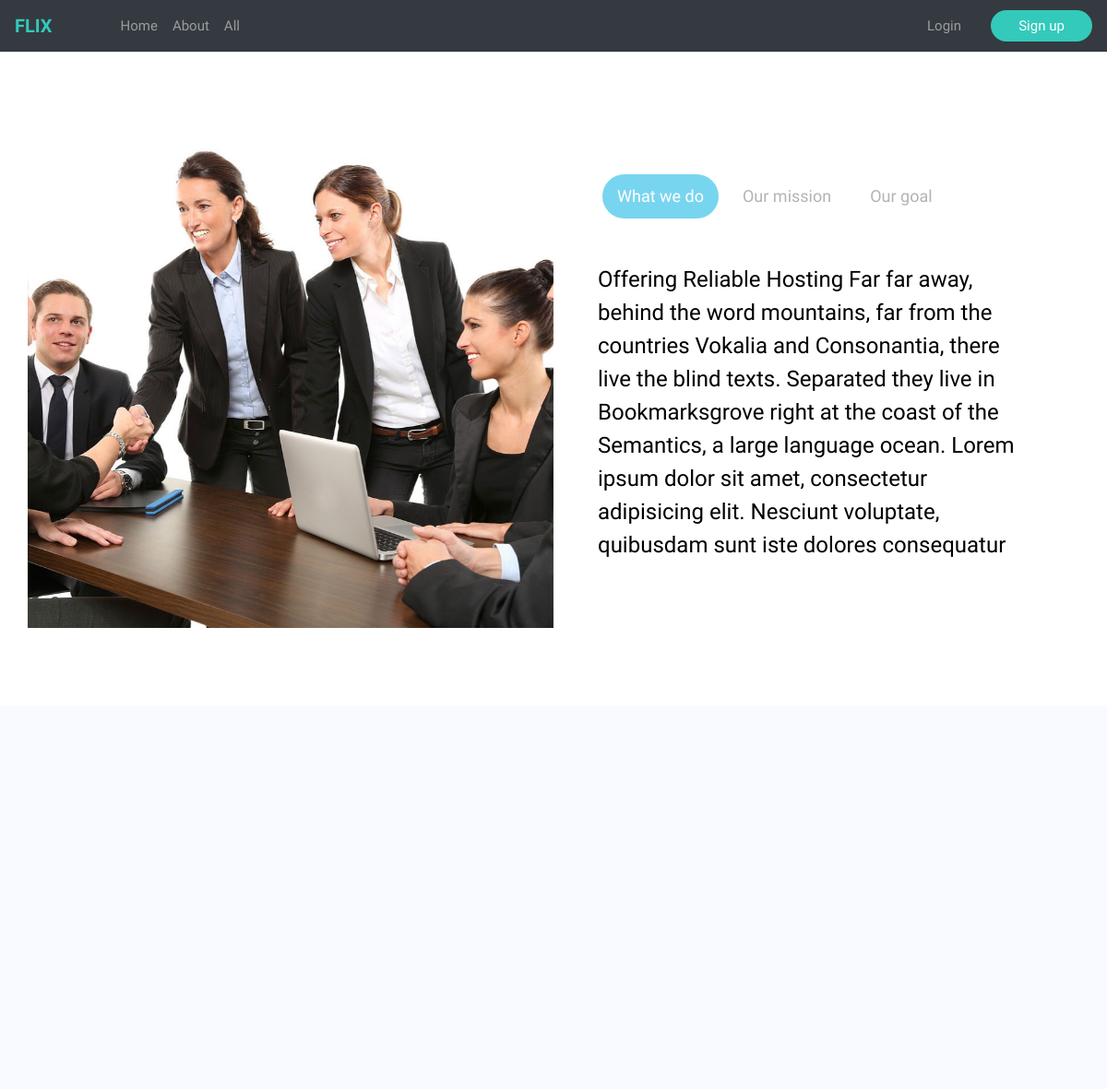
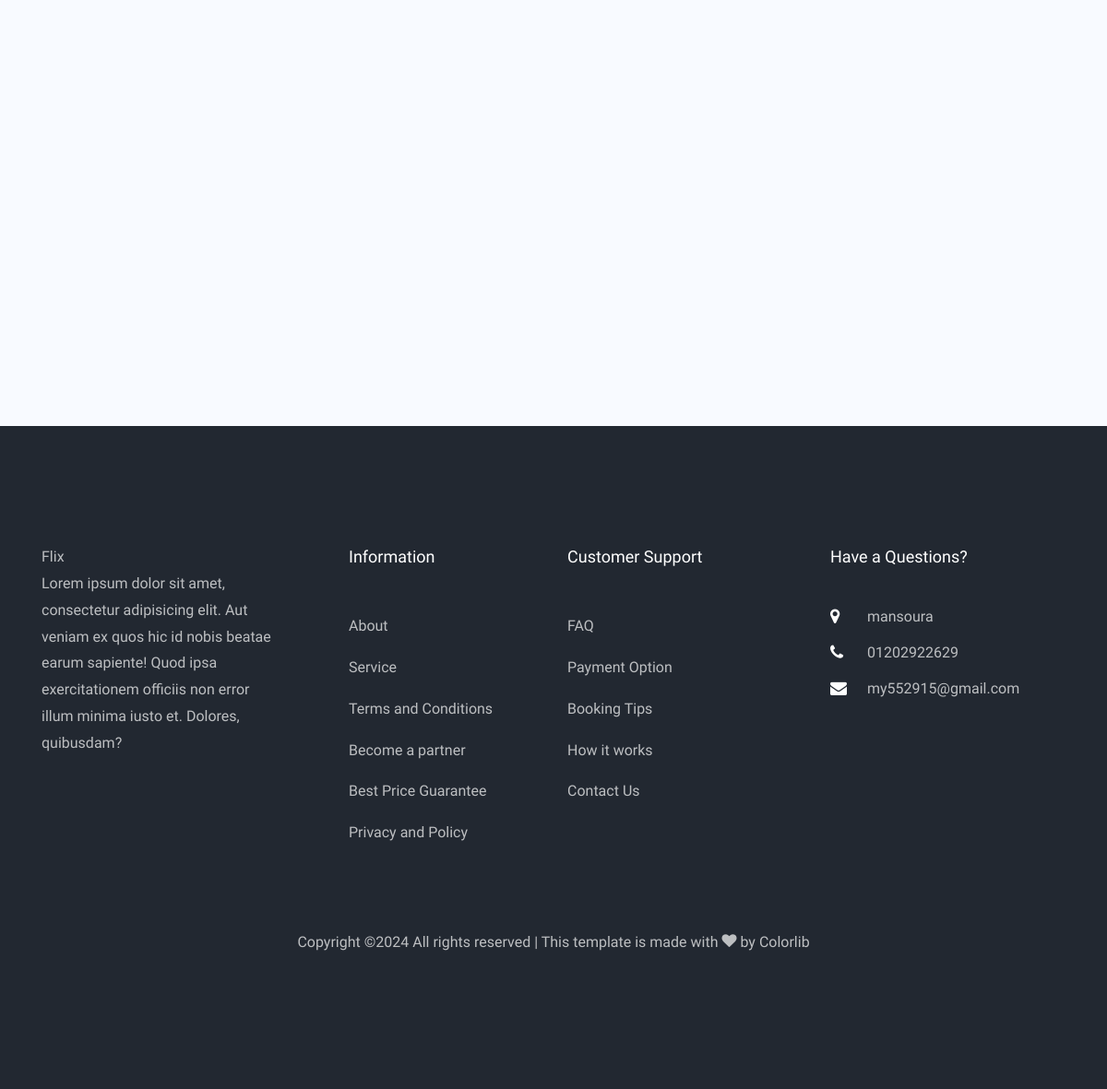
The page /about/ on the database its author committed (2 pictures, top to bottom).
### about/models.py (models this page shows, shortened)
class About(models.Model):
    what_we_do = models.TextField( max_length=5000)
    our_mission = models.TextField(max_length=5000)
    our_gaols = models.TextField(max_length=5000)
    image = models.ImageField( upload_to='about/')

### settings/models.py (models this page shows, shortened)
class Settings(models.Model):
    site_name = models.CharField( max_length=50)
    logo = models.ImageField( upload_to='setting/')
    phone = models.CharField( max_length=30)
    email = models.EmailField( max_length=254)
    description = models.TextField(max_length=1000)
    fb_link = models.URLField( max_length=200)
    twitter_link = models.URLField( max_length=200)
    instagram_link = models.URLField( max_length=200)
    address = models.CharField( max_length=50)

### about/views.py (the view)
# urls.py: path('' , AboutView.as_view() , name='about')
class AboutView(ListView):
    model = FAQ
    def get_context_data(self, **kwargs):
        context = super().get_context_data(**kwargs)
        context["about"] = About.objects.last()
        return context

### about/models.py (called while the page is built)
    def __str__(self):
        return self.title

### about/templates/about/faq_list.html (shortened to what this page needs)
{% extends 'base.html' %}
{% load static %}
{% block body %}
<section class="ftco-section">
    <div class="container">
        <div class="row d-md-flex">
            <div class="col-md-6 ftco-animate img about-image" style="background-image: url({{about.image.url}});">
            </div>
            <div class="col-md-6 ftco-animate p-md-5">
                <div class="row">
                    <div class="col-md-12 nav-link-wrap mb-5">
                        <div class="nav ftco-animate nav-pills" id="v-pills-tab" role="tablist"
                            aria-orientation="vertical">
                            <a class="nav-link active" id="v-pills-whatwedo-tab" data-toggle="pill"
                                href="#v-pills-whatwedo" role="tab" aria-controls="v-pills-whatwedo"
                                aria-selected="true">What we do</a>
                            <a class="nav-link" id="v-pills-mission-tab" data-toggle="pill" href="#v-pills-mission"
                                role="tab" aria-controls="v-pills-mission" aria-selected="false">Our mission</a>
                            <a class="nav-link" id="v-pills-goal-tab" data-toggle="pill" href="#v-pills-goal" role="tab"
                                aria-controls="v-pills-goal" aria-selected="false">Our goal</a>
                        </div>
                    </div>
                    <div class="col-md-12 d-flex align-items-center">
                        <div class="tab-content ftco-animate" id="v-pills-tabContent">
                            <div class="tab-pane fade show active" id="v-pills-whatwedo" role="tabpanel"
                                aria-labelledby="v-pills-whatwedo-tab">
                                <div>
                                    <h2 class="mb-4">{{about.what_we_do|safe}}</h2>
                                </div>
                            </div>
                        </div>
                    </div>
                </div>
            </div>
        </div>
    </div>
</section>
<section class="ftco-section bg-light">
    <div class="container">
        <div class="row justify-content-start mb-5 pb-3">
        </div>
        <div class="row">
        </div>
    </div>
</section>
{% endblock body %}

### templates/base.html (shortened to what this page needs)
{% load static %}
{% load i18n %}
<!DOCTYPE html>
<html lang="en">
<head>
  <link rel="stylesheet" href="{% static 'https://stackpath.bootstrapcdn.com/bootstrap/4.5.0/css/bootstrap.min.css' %}">
  <link rel="stylesheet"
    href="{% static 'https://maxcdn.bootstrapcdn.com/font-awesome/4.7.0/css/font-awesome.min.css' %}">
  <link rel="stylesheet" href="{% static 'css/open-iconic-bootstrap.min.css'%}">
  <link rel="stylesheet" href="{% static 'css/animate.css'%}">
  <link rel="stylesheet" href="{% static 'css/owl.carousel.min.css'%}">
  <link rel="stylesheet" href="{% static 'css/owl.theme.default.min.css'%}">
  <link rel="stylesheet" href="{% static 'css/magnific-popup.css'%}">
  <link rel="stylesheet" href="{% static 'css/aos.css'%}">
  <link rel="stylesheet" href="{% static 'css/ionicons.min.css'%}">
  <link rel="stylesheet" href="{% static 'css/bootstrap-datepicker.css'%}">
  <link rel="stylesheet" href="{% static 'css/jquery.timepicker.css'%}">
  <link rel="stylesheet" href="{% static 'css/flaticon.css'%}">
  <link rel="stylesheet" href="{% static 'css/icomoon.css'%}">
  <link rel="stylesheet" href="{% static 'css/style.css'%}">
</head>
<body>
  <nav class="navbar navbar-expand-lg navbar-dark bg-dark">
    <a href="/" class="navbar-brand"><b>FLIX</b></a>
    <div id="navbarCollapse" class="collapse navbar-collapse justify-content-start">
      <div class="navbar-nav">
        <a href="/" class="nav-item nav-link">Home</a>
        <a href="{% url 'about:about' %}" class="nav-item nav-link">About</a>
        <a href="{% url 'all:all_list' %}" class="nav-item nav-link ">All</a>
      </div>
      {% if request.user.is_authenticated %}
      <div class="navbar-nav ml-auto action-buttons">
        <div class="nav-item dropdown">
          <a href="{% url 'accounts:profile' %}" class="nav-link dropdown-toggle mr-4">Profile</a>
        </div>
      </div>
      <div class="nav-item dropdown">
        <a href="{% url 'logout' %}" class="btn btn-primary  sign-up-btn">Logout</a>
      </div>
      {% else %}
      <div class="navbar-nav ml-auto action-buttons">
        <div class="nav-item dropdown">
          <a href="{% url 'login' %}" class="nav-link dropdown-toggle mr-4">Login</a>
        </div>
      </div>
      <div class="nav-item dropdown">
        <a href="{% url 'accounts:signup' %}" class="btn btn-primary  sign-up-btn">Sign up</a>
      </div>
      {% endif %}
    </div>
  </nav>
  {% block body %}
  {% endblock body %}
  <footer class="ftco-footer ftco-bg-dark ftco-section">
    <div class="container">
      <div class="row mb-5">
        <div class="col-md">
          <div class="ftco-footer-widget mb-4">
            <a href="/" class="logo">
              Fl<span class="main-color">i</span>x
            </a>
            <p>{{myfooter.description}}</p>
            <ul class="ftco-footer-social list-unstyled float-md-left float-lft mt-5">
            </ul>
          </div>
        </div>
        <div class="col-md">
          <div class="ftco-footer-widget mb-4 ml-md-5">
            <h2 class="ftco-heading-2">Information</h2>
            <ul class="list-unstyled">
              <li><a href="{% url 'about:about' %}" class="py-2 d-block">About</a></li>
              <li><a href="#" class="py-2 d-block">Service</a></li>
              <li><a href="#" class="py-2 d-block">Terms and Conditions</a></li>
              <li><a href="#" class="py-2 d-block">Become a partner</a></li>
              <li><a href="#" class="py-2 d-block">Best Price Guarantee</a></li>
              <li><a href="#" class="py-2 d-block">Privacy and Policy</a></li>
            </ul>
          </div>
        </div>
        <div class="col-md">
          <div class="ftco-footer-widget mb-4">
            <h2 class="ftco-heading-2">Customer Support</h2>
            <ul class="list-unstyled">
              <li><a href="{% url 'about:about' %}" class="py-2 d-block">FAQ</a></li>
              <li><a href="#" class="py-2 d-block">Payment Option</a></li>
              <li><a href="#" class="py-2 d-block">Booking Tips</a></li>
              <li><a href="#" class="py-2 d-block">How it works</a></li>
              <li><a href="#" class="py-2 d-block">Contact Us</a></li>
            </ul>
          </div>
        </div>
        <div class="col-md">
          <div class="ftco-footer-widget mb-4">
            <h2 class="ftco-heading-2">Have a Questions?</h2>
            <div class="block-23 mb-3">
              <ul>
                <li><span class="icon icon-map-marker"></span><span class="text">{{myfooter.address}}</span></li>
                <li><span class="icon icon-phone"></span><span class="text">{{myfooter.phone}}</span></a>
                </li>
                <li><span class="icon icon-envelope"></span><span class="text">{{myfooter.email}}</span></a>
                </li>
              </ul>
            </div>
          </div>
        </div>
      </div>
      <div class="row">
        <div class="col-md-12 text-center">
          <p>
            Copyright &copy; All rights reserved | This template is made with <i class="icon-heart" aria-hidden="true"></i> by
            <a href="https://colorlib.com" target="_blank">Colorlib</a>
          </p>
        </div>
      </div>
    </div>
  </footer>
</body>
</html>

### static/css/icomoon.css (style rules this page uses)
[class^="icon-"], [class*=" icon-"] { font-family: 'icomoon' !important; speak: none; font-style: normal; font-weight: normal; font-variant: normal; text-transform: none; line-height: 1; -webkit-font-smoothing: antialiased; -moz-osx-font-smoothing: grayscale; }
.icon-heart:before { content: "\f004"; }
.icon-map-marker:before { content: "\f041"; }
.icon-phone:before { content: "\f095"; }
.icon-envelope:before { content: "\f0e0"; }

### templates/base.html (style rules this page uses)
body { font-family: 'Varela Round', sans-serif; }
.navbar { background: #fff; padding-left: 16px; padding-right: 16px; border-bottom: 1px solid #dfe3e8; border-radius: 0; }
.navbar .navbar-brand { padding-left: 0; font-size: 20px; padding-right: 50px; }
.navbar .navbar-brand b { color: #33cabb; }
.navbar a { color: #888; font-size: 15px; }
.navbar .sign-up-btn { min-width: 110px; max-height: 36px; }
.navbar a, .navbar a:active { color: #888; padding: 8px 20px; background: transparent; line-height: normal; }
.navbar .btn-primary, .navbar .btn-primary:active { color: #fff; background: #33cabb !important; border: none; }
.navbar .action-buttons .dropdown-toggle::after { display: none; }

### rows shown on the page
About: image (picture), what_we_do "Offering Reliable Hosting Far far away, behind the word mountains, far from the countries Vokalia and Consonantia, there live the blind texts. Separated they live in Bookmarksgrove right at the coast of the Semantics, a large language ocean. Lorem ipsum dolor sit amet, consectetur adipisicing elit. Nesciunt voluptate, quibusdam sunt iste dolores consequatur"
Settings: description "Lorem ipsum dolor sit amet, consectetur adipisicing elit. Aut veniam ex quos hic id nobis beatae earum sapiente! Quod ipsa exercitationem officiis non error illum minima iusto et. Dolores, quibusdam?", address "mansoura", phone "01202922629", email "my552915@gmail.com"
